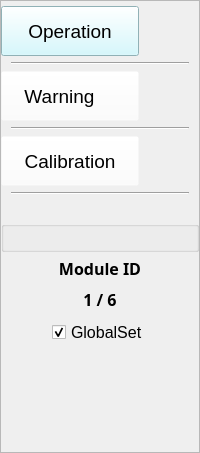
         <widget class="QFrame" name="frameLeftPara">
          <property name="styleSheet">
           <string notr="true">QPushButton{background-color:rgba(255, 255, 255, 0)}
QPushButton#pushButton1_0{background-color:rgb(202, 248, 255);}</string>
          </property>
          <property name="frameShape">
           <enum>QFrame::StyledPanel</enum>
          </property>
          <property name="lineWidth">
           <number>1</number>
          </property>
          <property name="midLineWidth">
           <number>0</number>
          </property>
          <layout class="QVBoxLayout" name="verticalLayout_25">
           <property name="leftMargin">
            <number>0</number>
           </property>
           <property name="topMargin">
            <number>5</number>
           </property>
           <property name="rightMargin">
            <number>0</number>
           </property>
           <property name="bottomMargin">
            <number>5</number>
           </property>
           <item>
            <widget class="QPushButton" name="pushButton1_0">
             <property name="minimumSize">
              <size>
               <width>138</width>
               <height>50</height>
              </size>
             </property>
             <property name="maximumSize">
              <size>
               <width>138</width>
               <height>16777215</height>
              </size>
             </property>
             <property name="font">
              <font>
               <family>Arial</family>
               <pointsize>14</pointsize>
               <weight>50</weight>
               <bold>false</bold>
              </font>
             </property>
             <property name="styleSheet">
              <string notr="true"/>
             </property>
             <property name="text">
              <string>Operation</string>
             </property>
             <property name="icon">
              <iconset resource="res.qrc">
               <normaloff>:/image/ssh_24px_1135253_easyicon.net.png</normaloff>:/image/ssh_24px_1135253_easyicon.net.png</iconset>
             </property>
             <property name="iconSize">
              <size>
               <width>32</width>
               <height>32</height>
              </size>
             </property>
             <property name="flat">
              <bool>false</bool>
             </property>
            </widget>
           </item>
           <item>
            <layout class="QHBoxLayout" name="horizontalLayout_8">
             <property name="leftMargin">
              <number>10</number>
             </property>
             <property name="rightMargin">
              <number>10</number>
             </property>
             <item>
              <widget class="Line" name="line_4">
               <property name="orientation">
                <enum>Qt::Horizontal</enum>
               </property>
              </widget>
             </item>
            </layout>
           </item>
           <item>
            <widget class="QPushButton" name="pushButton1_1">
             <property name="minimumSize">
              <size>
               <width>138</width>
               <height>50</height>
              </size>
             </property>
             <property name="maximumSize">
              <size>
               <width>138</width>
               <height>16777215</height>
              </size>
             </property>
             <property name="font">
              <font>
               <family>Arial</family>
               <pointsize>14</pointsize>
               <weight>50</weight>
               <bold>false</bold>
              </font>
             </property>
             <property name="styleSheet">
              <string notr="true"/>
             </property>
             <property name="text">
              <string>Warning    </string>
             </property>
             <property name="icon">
              <iconset resource="res.qrc">
               <normaloff>:/image/sd_tools_24px_1135246_easyicon.net.png</normaloff>:/image/sd_tools_24px_1135246_easyicon.net.png</iconset>
             </property>
             <property name="iconSize">
              <size>
               <width>32</width>
               <height>32</height>
              </size>
             </property>
             <property name="flat">
              <bool>false</bool>
             </property>
            </widget>
           </item>
           <item>
            <layout class="QHBoxLayout" name="horizontalLayout_10">
             <property name="leftMargin">
              <number>10</number>
             </property>
             <property name="rightMargin">
              <number>10</number>
             </property>
             <item>
              <widget class="Line" name="line_6">
               <property name="orientation">
                <enum>Qt::Horizontal</enum>
               </property>
              </widget>
             </item>
            </layout>
           </item>
           <item>
            <widget class="QPushButton" name="pushButton1_2">
             <property name="minimumSize">
              <size>
               <width>138</width>
               <height>50</height>
              </size>
             </property>
             <property name="maximumSize">
              <size>
               <width>138</width>
               <height>16777215</height>
              </size>
             </property>
             <property name="font">
              <font>
               <family>Arial</family>
               <pointsize>14</pointsize>
               <weight>50</weight>
               <bold>false</bold>
              </font>
             </property>
             <property name="styleSheet">
              <string notr="true"/>
             </property>
             <property name="text">
              <string>Calibration</string>
             </property>
             <property name="icon">
              <iconset resource="res.qrc">
               <normaloff>:/image/settings.png</normaloff>:/image/settings.png</iconset>
             </property>
             <property name="iconSize">
              <size>
               <width>32</width>
               <height>32</height>
              </size>
             </property>
             <property name="flat">
              <bool>false</bool>
             </property>
            </widget>
           </item>
           <item>
            <layout class="QHBoxLayout" name="horizontalLayout_13">
             <property name="leftMargin">
              <number>10</number>
             </property>
             <property name="rightMargin">
              <number>10</number>
             </property>
             <item>
              <widget class="Line" name="line_9">
               <property name="orientation">
                <enum>Qt::Horizontal</enum>
               </property>
              </widget>
             </item>
            </layout>
           </item>
           <item>
            <spacer name="verticalSpacer">
             <property name="orientation">
              <enum>Qt::Vertical</enum>
             </property>
             <property name="sizeType">
              <enum>QSizePolicy::Fixed</enum>
             </property>
             <property name="sizeHint" stdset="0">
              <size>
               <width>20</width>
               <height>20</height>
              </size>
             </property>
            </spacer>
           </item>
           <item>
            <widget class="QGroupBox" name="para_ACK">
             <property name="styleSheet">
              <string notr="true">QCheckBox::indicator{  
    width: 15px;  
    height: 15px; 
}  
  
QCheckBox::indicator:unchecked{  
    image:url(:/image/unchecked.png);  
}  
  
QCheckBox::indicator:checked{  
    image:url(:/image/checked.png);  
}  
  
QGroupBox{
	background-color:rgba(0, 0, 0, 0);
}
</string>
             </property>
             <property name="title">
              <string/>
             </property>
            </widget>
           </item>
           <item>
            <widget class="QLabel" name="label_50">
             <property name="minimumSize">
              <size>
               <width>138</width>
               <height>20</height>
              </size>
             </property>
             <property name="maximumSize">
              <size>
               <width>16777215</width>
               <height>20</height>
              </size>
             </property>
             <property name="font">
              <font>
               <family>Sans</family>
               <pointsize>12</pointsize>
               <weight>75</weight>
               <bold>true</bold>
               <underline>false</underline>
              </font>
             </property>
             <property name="text">
              <string>Module ID</string>
             </property>
             <property name="alignment">
              <set>Qt::AlignCenter</set>
             </property>
            </widget>
           </item>
           <item>
            <layout class="QHBoxLayout" name="horizontalLayout_27">
             <property name="spacing">
              <number>0</number>
             </property>
             <item>
              <widget class="QPushButton" name="para_left">
               <property name="text">
                <string/>
               </property>
               <property name="icon">
                <iconset resource="res.qrc">
                 <normaloff>:/image/blue_arrow_left_24px_1096760_easyicon.net.png</normaloff>:/image/blue_arrow_left_24px_1096760_easyicon.net.png</iconset>
               </property>
               <property name="iconSize">
                <size>
                 <width>24</width>
                 <height>24</height>
                </size>
               </property>
               <property name="autoRepeat">
                <bool>true</bool>
               </property>
               <property name="flat">
                <bool>true</bool>
               </property>
              </widget>
             </item>
             <item>
              <widget class="QLabel" name="para_num">
               <property name="minimumSize">
                <size>
                 <width>50</width>
                 <height>30</height>
                </size>
               </property>
               <property name="font">
                <font>
                 <family>Sans</family>
                 <pointsize>12</pointsize>
                 <weight>75</weight>
                 <bold>true</bold>
                </font>
               </property>
               <property name="text">
                <string>1 / 6</string>
               </property>
               <property name="alignment">
                <set>Qt::AlignCenter</set>
               </property>
              </widget>
             </item>
             <item>
              <widget class="QPushButton" name="para_right">
               <property name="text">
                <string/>
               </property>
               <property name="icon">
                <iconset resource="res.qrc">
                 <normaloff>:/image/blue_arrow_right_24px_1096761_easyicon.net.png</normaloff>:/image/blue_arrow_right_24px_1096761_easyicon.net.png</iconset>
               </property>
               <property name="iconSize">
                <size>
                 <width>24</width>
                 <height>24</height>
                </size>
               </property>
               <property name="autoRepeat">
                <bool>true</bool>
               </property>
               <property name="flat">
                <bool>true</bool>
               </property>
              </widget>
             </item>
            </layout>
           </item>
           <item>
            <layout class="QHBoxLayout" name="horizontalLayout_51">
             <item>
              <spacer name="horizontalSpacer_13">
               <property name="orientation">
                <enum>Qt::Horizontal</enum>
               </property>
               <property name="sizeHint" stdset="0">
                <size>
                 <width>0</width>
                 <height>20</height>
                </size>
               </property>
              </spacer>
             </item>
             <item>
              <widget class="QCheckBox" name="global">
               <property name="font">
                <font>
                 <pointsize>12</pointsize>
                </font>
               </property>
               <property name="layoutDirection">
                <enum>Qt::LeftToRight</enum>
               </property>
               <property name="text">
                <string>GlobalSet</string>
               </property>
               <property name="checked">
                <bool>true</bool>
               </property>
               <property name="tristate">
                <bool>false</bool>
               </property>
              </widget>
             </item>
             <item>
              <spacer name="horizontalSpacer_14">
               <property name="orientation">
                <enum>Qt::Horizontal</enum>
               </property>
               <property name="sizeHint" stdset="0">
                <size>
                 <width>0</width>
                 <height>20</height>
                </size>
               </property>
              </spacer>
             </item>
            </layout>
           </item>
           <item>
            <widget class="QLabel" name="sending">
             <property name="minimumSize">
              <size>
               <width>138</width>
               <height>30</height>
              </size>
             </property>
             <property name="pixmap">
              <pixmap>:/image/5-121204194026.gif</pixmap>
             </property>
             <property name="alignment">
              <set>Qt::AlignCenter</set>
             </property>
            </widget>
           </item>
           <item>
            <widget class="QLabel" name="sendTime">
             <property name="sizePolicy">
              <sizepolicy hsizetype="Fixed" vsizetype="Fixed">
               <horstretch>0</horstretch>
               <verstretch>0</verstretch>
              </sizepolicy>
             </property>
             <property name="minimumSize">
              <size>
               <width>138</width>
               <height>20</height>
              </size>
             </property>
             <property name="text">
              <string/>
             </property>
             <property name="alignment">
              <set>Qt::AlignCenter</set>
             </property>
            </widget>
           </item>
           <item>
            <spacer name="verticalSpacer_10">
             <property name="orientation">
              <enum>Qt::Vertical</enum>
             </property>
             <property name="sizeHint" stdset="0">
              <size>
               <width>20</width>
               <height>40</height>
              </size>
             </property>
            </spacer>
           </item>
          </layout>
         </widget>
